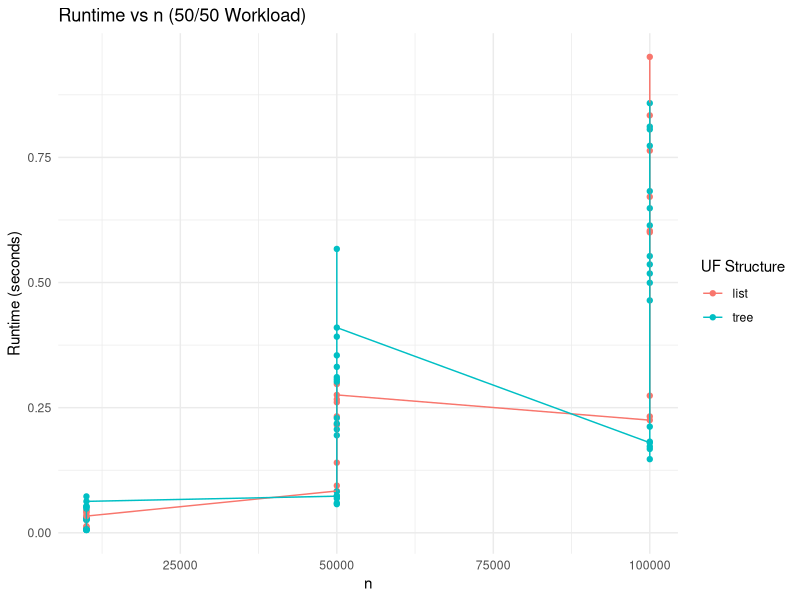
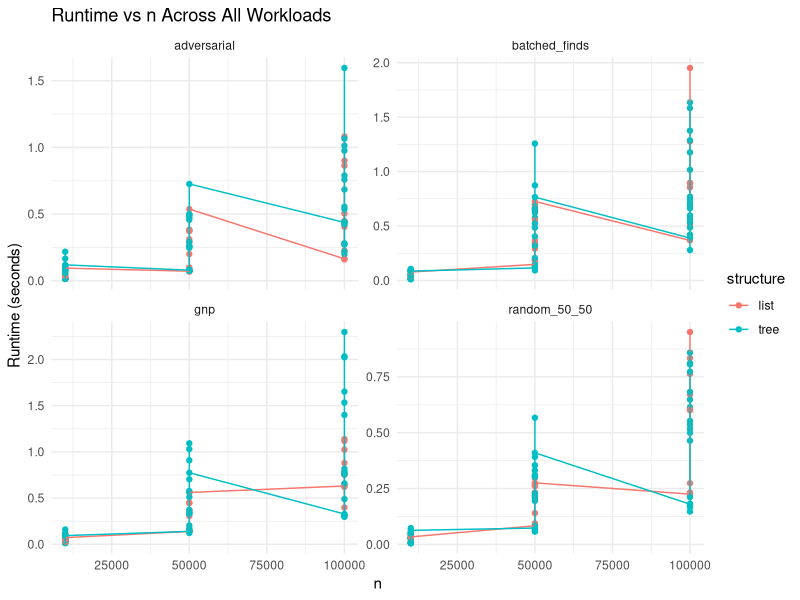
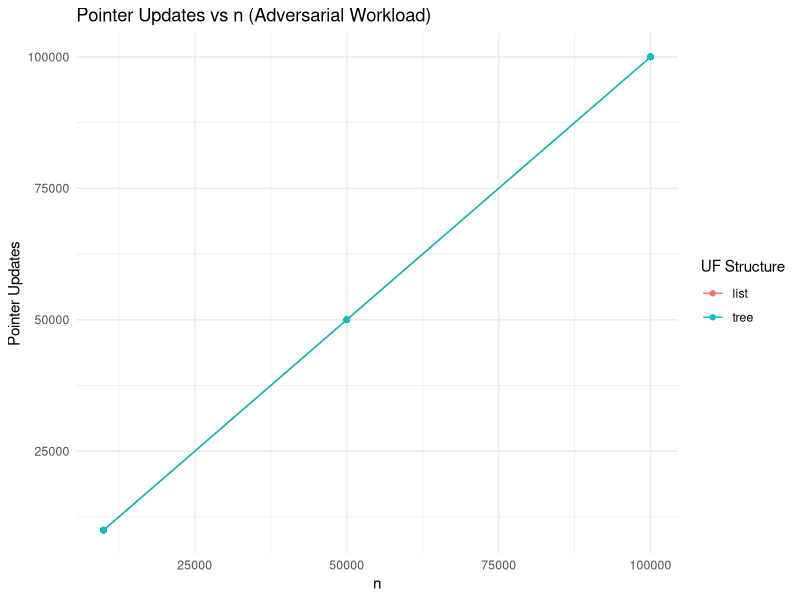
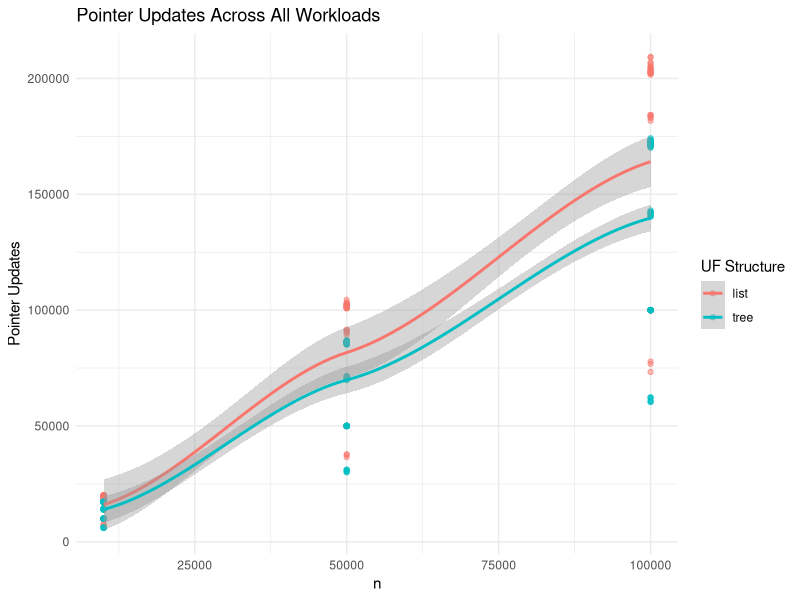

Recreate these plots in R, in order.
library(tidyverse)
library(ggplot2)

df <- read_csv("results.csv")
glimpse(df)

# runtime vs n (50-50 workload)
df_5050 <- df %>% 
  filter(workload == "random_50_50")

ggplot(df_5050, aes(x = n, y = runtime, color = structure)) +
  geom_point() +
  geom_line() +
  labs(
    title = "Runtime vs n (50/50 Workload)",
    x = "n",
    y = "Runtime (seconds)",
    color = "UF Structure"
  ) +
  theme_minimal()

# runtime vs n (all Workloads)
ggplot(df, aes(x = n, y = runtime, color = structure)) +
  geom_point() +
  geom_line() +
  facet_wrap(~ workload, scales = "free_y") +
  labs(
    title = "Runtime vs n Across All Workloads",
    x = "n",
    y = "Runtime (seconds)"
  ) +
  theme_minimal()


# pointer updates vs n (adversarial chain)
df_adv <- df %>% 
  filter(workload == "adversarial")

ggplot(df_adv, aes(x = n, y = pointer_updates, color = structure)) +
  geom_point() +
  geom_line() +
  labs(
    title = "Pointer Updates vs n (Adversarial Workload)",
    x = "n",
    y = "Pointer Updates",
    color = "UF Structure"
  ) +
  theme_minimal()

# general pointer updates (tree vs list)
ggplot(df, aes(x = n, y = pointer_updates, color = structure)) +
  geom_point(alpha = 0.5) +
  geom_smooth(method = "loess") +
  labs(
    title = "Pointer Updates Across All Workloads",
    x = "n",
    y = "Pointer Updates",
    color = "UF Structure"
  ) +
  theme_minimal()


unique(df$workload)
df %>% filter(workload == "adversarial") %>% count(structure)
df %>% filter(workload == "adversarial") %>% select(n, structure, pointer_updates) %>% arrange(n)

